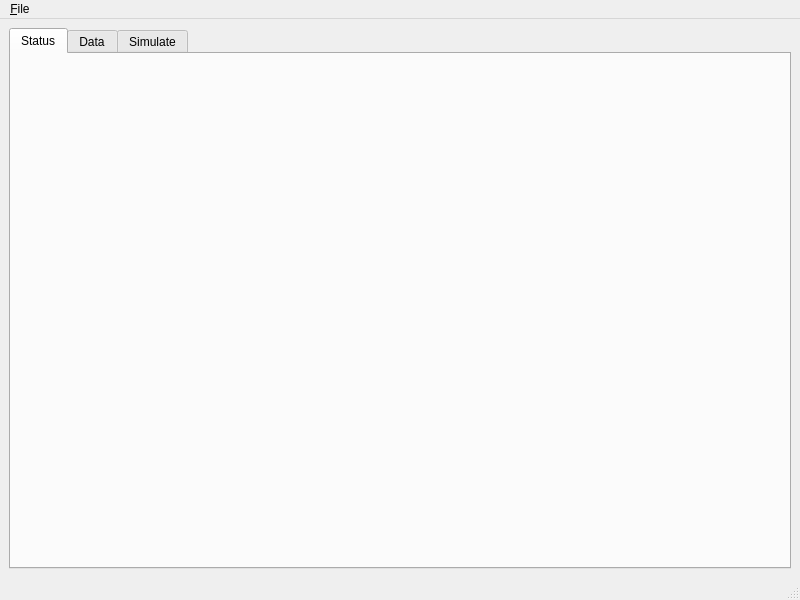
<?xml version="1.0" encoding="UTF-8"?>
<ui version="4.0">
 <class>MainWindow</class>
 <widget class="QMainWindow" name="MainWindow">
  <property name="geometry">
   <rect>
    <x>0</x>
    <y>0</y>
    <width>800</width>
    <height>600</height>
   </rect>
  </property>
  <property name="windowTitle">
   <string>FIX-Gateway Client</string>
  </property>
  <widget class="QWidget" name="centralwidget">
   <layout class="QHBoxLayout" name="horizontalLayout">
    <item>
     <widget class="QTabWidget" name="tabWidget">
      <property name="currentIndex">
       <number>0</number>
      </property>
      <widget class="QWidget" name="tabStatus">
       <property name="sizePolicy">
        <sizepolicy hsizetype="Preferred" vsizetype="Preferred">
         <horstretch>0</horstretch>
         <verstretch>0</verstretch>
        </sizepolicy>
       </property>
       <attribute name="title">
        <string>Status</string>
       </attribute>
       <layout class="QHBoxLayout" name="layoutStatus"/>
      </widget>
      <widget class="QWidget" name="tabData">
       <attribute name="title">
        <string>Data</string>
       </attribute>
       <layout class="QHBoxLayout" name="layoutData"/>
      </widget>
      <widget class="QWidget" name="tabSimulate">
       <attribute name="title">
        <string>Simulate</string>
       </attribute>
       <layout class="QHBoxLayout" name="layoutSimulate"/>
      </widget>
     </widget>
    </item>
   </layout>
  </widget>
  <widget class="QMenuBar" name="menubar">
   <property name="geometry">
    <rect>
     <x>0</x>
     <y>0</y>
     <width>800</width>
     <height>30</height>
    </rect>
   </property>
   <widget class="QMenu" name="menu_File">
    <property name="title">
     <string>&amp;File</string>
    </property>
   </widget>
   <addaction name="menu_File"/>
  </widget>
  <widget class="QStatusBar" name="statusbar"/>
 </widget>
 <resources/>
 <connections/>
</ui>
